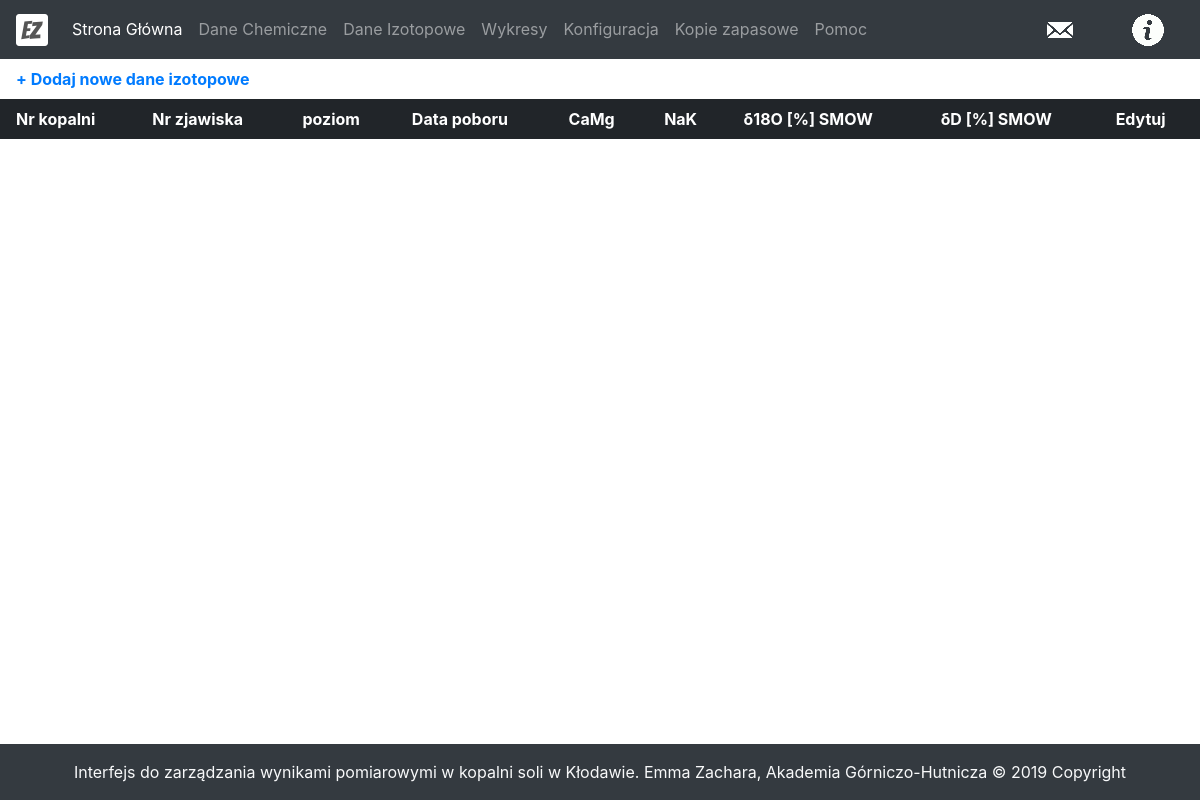
/isotopesEvent/93, run on an earlier commit of the app's database.
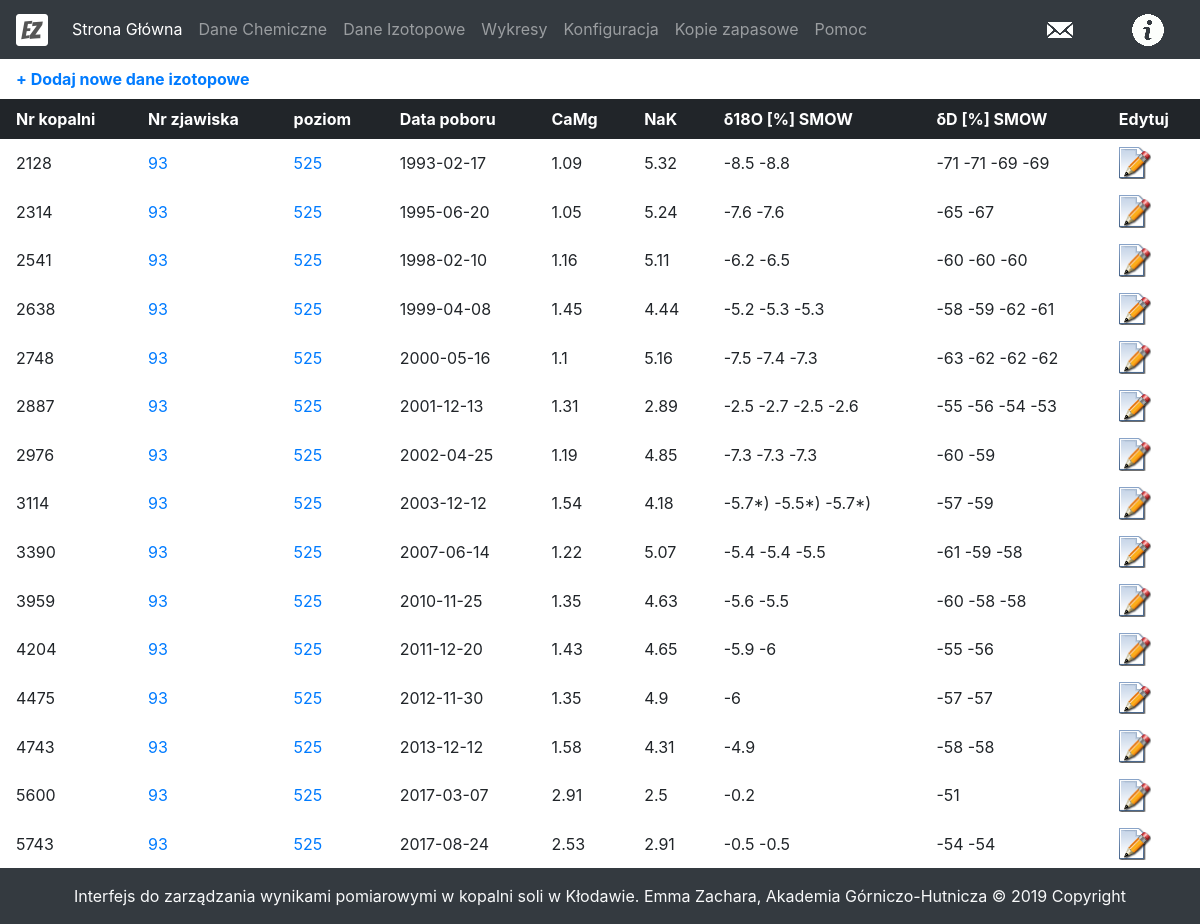
And on a later commit of the database.
### tables this page shows
CREATE TABLE izotopy(
 id INTEGER PRIMARY KEY AUTOINCREMENT,
 nr_probki	VARCHAR,
 nr_zjawiska VARCHAR,
 data_poboru VARCHAR,
 camg VARCHAR,
 nak VARCHAR,
 d18o VARCHAR,
 dd VARCHAR
, poziom TEXT);

### main.py (the view)
@app.route('/isotopesEvent/<int:event>')
def isotopesEvent(event):
    isotopes = getIsotopesByEvent(event)
    convertNulls(isotopes)
    return render_template('isotope.html', isotopes=isotopes)

### dbUtils.py (called while the page is built)
def dict_factory(cursor, row):
    d = OrderedDict()
    for idx, col in enumerate(cursor.description):
        d[col[0]] = row[idx]
    return d

def getIsotopesByEvent(event):
    conn = sqlite3.connect('data.db')
    cursor = conn.cursor()
    query = 'select * from izotopy where nr_zjawiska = {0} order by data_poboru'.format(event)
    isotopes = []
    for row in cursor.execute(query):
        isotope = dict_factory(cursor, row)
        isotopes.append(isotope)
    conn.close()
    return isotopes

def convertNulls(sampleList, character='--'):
    for index, sample in enumerate(sampleList):
        for key, value in sample.items():
            if value==None:
                sampleList[index][key]=character

### templates/isotope.html (shortened to what this page needs)
{% extends 'layout.html' %}
{% block body %}
	<div>
		<table>
			<tr>
				<td><a href="/addIsotope"> <b>+ Dodaj nowe dane izotopowe</b></a></td>
			</tr>
		</table>
		<table class="tableFixHead" id="sampleTable">
  			<thead class="thead-dark">
  			  <tr>
				  <th scope="col" onclick="sortTable(0)" class="nr_kopalni">Nr kopalni</th>
				  <th scope="col" onclick="sortTable(1)" class="nr_zjawiska">Nr zjawiska</th>
				  <th scope="col" onclick="sortTable(2)" class="poziom">poziom</th>
				  <th scope="col" onclick="sortTable(3)" class="data_poboru">Data poboru</th>
				  <th scope="col" onclick="sortTable(4)" class="camg">CaMg</th>
				  <th scope="col" onclick="sortTable(5)" class="nak">NaK</th>
				  <th scope="col" onclick="sortTable(6)" class="d18o">δ18O [%] SMOW</th>
				  <th scope="col" onclick="sortTable(7)" class="dd">δD [%] SMOW</th>
				  <th scope="col" >Edytuj</th>
  			  </tr>
  			</thead>
  			<tbody>
			  {% for isotope in isotopes %}
  			  <tr>
				  <td class="nr_probki">{{isotope.nr_probki}}</td>
				  <td class="nr_zjawiska"><a href="/isotopesEvent/{{isotope.nr_zjawiska}}">{{isotope.nr_zjawiska}}</a></td>
				  <td class="poziom"><a href="/isotopesLevel/{{isotope.poziom}}">{{isotope.poziom}}</a></td>
				  <td class="data_poboru">{{isotope.data_poboru}}</td>
				  <td class="camg">{{isotope.camg}}</td>
				  <td class="nak">{{isotope.nak}}</td>
				  <td class="d18o">{{isotope.d18o}}</td>
				  <td class="dd">{{isotope.dd}}</td>
				  <td> <a href="/editIsotope/{{isotope.id}}"><img src="{{ url_for('static', filename = 'editIcon.png') }}"  width="50%" height="50%"/></a></td>
  			  </tr>
			  {% endfor %}
  			</tbody>
		</table>
	</div>
{% endblock %}

What changed in the data, as far as the page shows it:
now on this page (row edited): izotopy: nr_probki "2128", nr_zjawiska "93", poziom "525", data_poboru "1993-02-17", camg "1.09", nak "5.32", d18o "-8.5 -8.8", dd "-71 -71 -69 -69"
now on this page (row edited): izotopy: nr_probki "2314", nr_zjawiska "93", poziom "525", data_poboru "1995-06-20", camg "1.05", nak "5.24", d18o "-7.6 -7.6", dd "-65 -67"
now on this page (row edited): izotopy: nr_probki "2541", nr_zjawiska "93", poziom "525", data_poboru "1998-02-10", camg "1.16", nak "5.11", d18o "-6.2 -6.5", dd "-60 -60 -60"
now on this page (row edited): izotopy: nr_probki "2638", nr_zjawiska "93", poziom "525", data_poboru "1999-04-08", camg "1.45", nak "4.44", d18o "-5.2 -5.3 -5.3", dd "-58 -59 -62 -61"
now on this page (row edited): izotopy: nr_probki "2748", nr_zjawiska "93", poziom "525", data_poboru "2000-05-16", camg "1.1", nak "5.16", d18o "-7.5 -7.4 -7.3", dd "-63 -62 -62 -62"
now on this page (row edited): izotopy: nr_probki "2887", nr_zjawiska "93", poziom "525", data_poboru "2001-12-13", camg "1.31", nak "2.89", d18o "-2.5 -2.7 -2.5 -2.6", dd "-55 -56 -54 -53"
now on this page (row edited): izotopy: nr_probki "2976", nr_zjawiska "93", poziom "525", data_poboru "2002-04-25", camg "1.19", nak "4.85", d18o "-7.3 -7.3 -7.3", dd "-60 -59"
now on this page (row edited): izotopy: nr_probki "3114", nr_zjawiska "93", poziom "525", data_poboru "2003-12-12", camg "1.54", nak "4.18", d18o "-5.7*) -5.5*) -5.7*)", dd "-57 -59"
now on this page (row edited): izotopy: nr_probki "3390", nr_zjawiska "93", poziom "525", data_poboru "2007-06-14", camg "1.22", nak "5.07", d18o "-5.4 -5.4 -5.5", dd "-61 -59 -58"
now on this page (row edited): izotopy: nr_probki "3959", nr_zjawiska "93", poziom "525", data_poboru "2010-11-25", camg "1.35", nak "4.63", d18o "-5.6 -5.5", dd "-60 -58 -58"
now on this page (row edited): izotopy: nr_probki "4204", nr_zjawiska "93", poziom "525", data_poboru "2011-12-20", camg "1.43", nak "4.65", d18o "-5.9 -6", dd "-55 -56"
now on this page (row edited): izotopy: nr_probki "4475", nr_zjawiska "93", poziom "525", data_poboru "2012-11-30", camg "1.35", nak "4.9", d18o "-6", dd "-57 -57"
now on this page (row edited): izotopy: nr_probki "4743", nr_zjawiska "93", poziom "525", data_poboru "2013-12-12", camg "1.58", nak "4.31", d18o "-4.9", dd "-58 -58"
now on this page (row edited): izotopy: nr_probki "5600", nr_zjawiska "93", poziom "525", data_poboru "2017-03-07", camg "2.91", nak "2.5", d18o "-0.2", dd "-51"
now on this page (row edited): izotopy: nr_probki "5743", nr_zjawiska "93", poziom "525", data_poboru "2017-08-24", camg "2.53", nak "2.91", d18o "-0.5 -0.5", dd "-54 -54"
